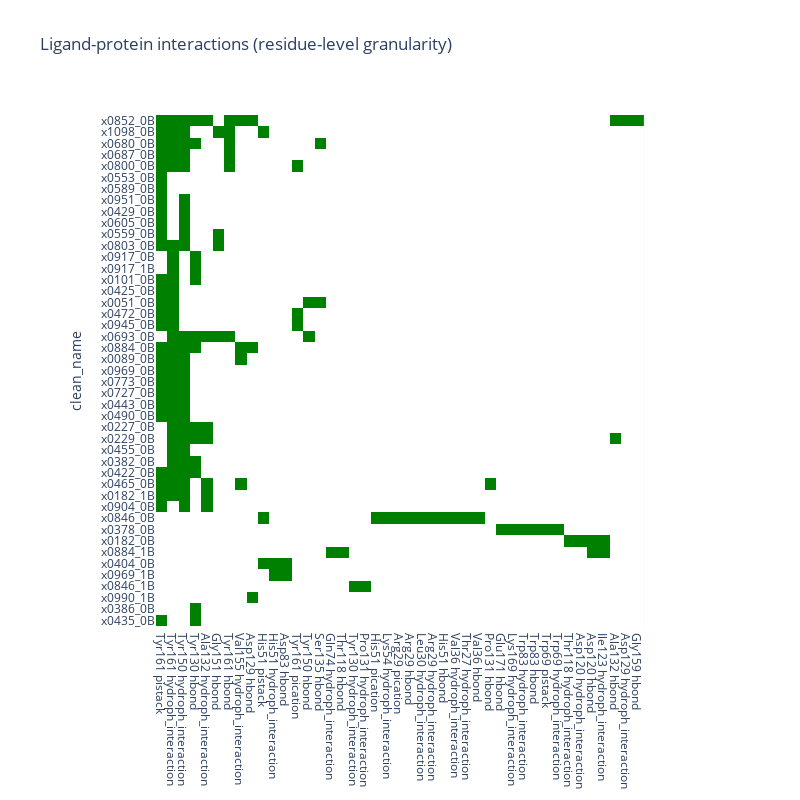

Source (notebook cell):
### Code cell
d = collapsed.loc[get_dendro_ordering(collapsed)]\
             .rename(columns={c: f'{c[1].capitalize()}{c[2]} {c[0]}' for c in collapsed.columns})

dt = d.transpose()
d = d[get_dendro_ordering(dt)]

fig = px.imshow(d,
          color_continuous_scale=[(0, 'white'), (1, 'green')],
          title='Ligand-protein interactions (residue-level granularity)', height=800, width=800)
fig.update_xaxes(tickmode='array', tickvals=list(range(len(jaccard.columns))))
fig.update_yaxes(tickmode='array', tickvals=list(range(len(jaccard.index))))
fig.update_coloraxes(showscale=False)
fig

### Figure 1 — Plotly figure (JSON) as saved in the notebook; plotly's stock layout.template omitted (floating-point values rounded to 4 significant figures; data arrays with more than 128 entries replaced by an {"elided": "..."} marker saying what was removed)
{"data": [{"coloraxis": "coloraxis", "hovertemplate": "x: %{x}<br>clean_name: %{y}<br>color: %{z}<extra></extra>", "name": "0", "type": "heatmap", "x": ["Tyr161 pistack", "Tyr161 hydroph_interaction", "Tyr150 hydroph_interaction", "Tyr130 hbond", "Ala132 hydroph_interaction", "Gly151 hbond", "Tyr161 hbond", "Val155 hydroph_interaction", "Asp129 hbond", "His51 pistack", "His51 hydroph_interaction", "Asp83 hbond", "Tyr161 pication", "Tyr150 hbond", "Ser135 hbond", "Gln74 hydroph_interaction", "Thr118 hbond", "Tyr130 hydroph_interaction", "Pro131 hydroph_interaction", "His51 pication", "Lys54 hydroph_interaction", "Arg29 pication", "Arg29 hbond", "Leu30 hydroph_interaction", "Arg29 hydroph_interaction", "His51 hbond", "Val36 hydroph_interaction", "Thr27 hydroph_interaction", "Val36 hbond", "Pro131 hbond", "Glu171 hbond", "Lys169 hydroph_interaction", "Trp83 hydroph_interaction", "Trp83 hbond", "Trp69 pistack", "Trp69 hydroph_interaction", "Thr118 hydroph_interaction", "Asp120 hydroph_interaction", "Asp120 hbond", "Ile123 hydroph_interaction", "Ala132 hbond", "Asp129 hydroph_interaction", "Gly159 hbond"], "xaxis": "x", "y": ["x0852_0B", "x1098_0B", "x0680_0B", "x0687_0B", "x0800_0B", "x0553_0B", "x0589_0B", "x0951_0B", "x0429_0B", "x0605_0B", "x0559_0B", "x0803_0B", "x0917_0B", "x0917_1B", "x0101_0B", "x0425_0B", "x0051_0B", "x0472_0B", "x0945_0B", "x0693_0B", "x0884_0B", "x0089_0B", "x0969_0B", "x0773_0B", "x0727_0B", "x0443_0B", "x0490_0B", "x0227_0B", "x0229_0B", "x0455_0B", "x0382_0B", "x0422_0B", "x0465_0B", "x0182_1B", "x0904_0B", "x0846_0B", "x0378_0B", "x0182_0B", "x0884_1B", "x0404_0B", "x0969_1B", "x0846_1B", "x0990_1B", "x0386_0B", "x0435_0B"], "yaxis": "y", "z": {"elided": "45x43 int values"}}], "layout": {"coloraxis": {"colorscale": [[0, "white"], [1, "green"]], "showscale": false}, "height": 800, "title": {"text": "Ligand-protein interactions (residue-level granularity)"}, "width": 800, "xaxis": {"anchor": "y", "autorange": true, "constrain": "domain", "domain": [0.1185, 0.8815], "range": [-0.5, 42.5], "scaleanchor": "y", "tickmode": "array", "tickvals": [0, 1, 2, 3, 4, 5, 6, 7, 8, 9, 10, 11, 12, 13, 14, 15, 16, 17, 18, 19, 20, 21, 22, 23, 24, 25, 26, 27, 28, 29, 30, 31, 32, 33, 34, 35, 36, 37, 38, 39, 40, 41, 42, 43, 44], "type": "category"}, "yaxis": {"anchor": "x", "autorange": true, "constrain": "domain", "domain": [0, 1], "range": [44.5, -0.5], "tickmode": "array", "tickvals": [0, 1, 2, 3, 4, 5, 6, 7, 8, 9, 10, 11, 12, 13, 14, 15, 16, 17, 18, 19, 20, 21, 22, 23, 24, 25, 26, 27, 28, 29, 30, 31, 32, 33, 34, 35, 36, 37, 38, 39, 40, 41, 42, 43, 44], "title": {"text": "clean_name"}, "type": "category"}}}
